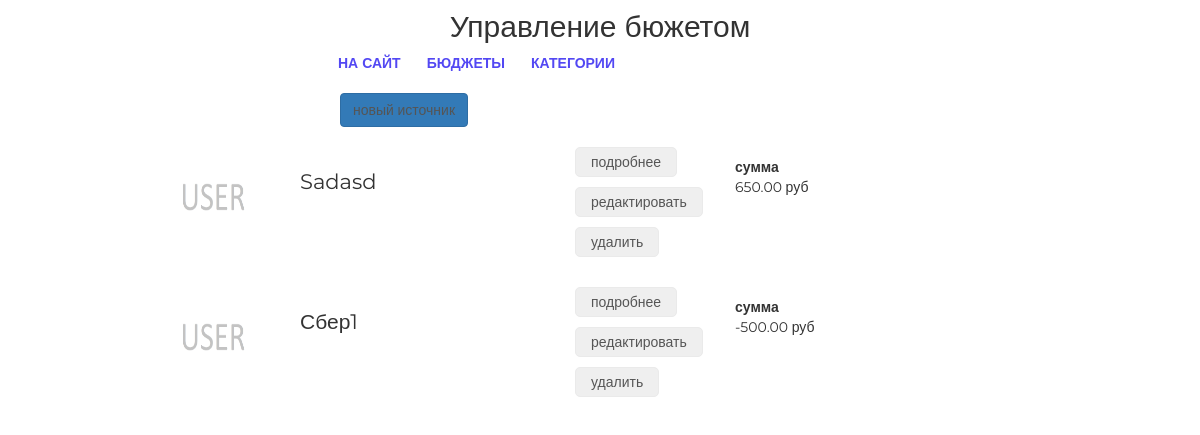
Before: /set/budget/1/source/ (signed in) with the older database file.
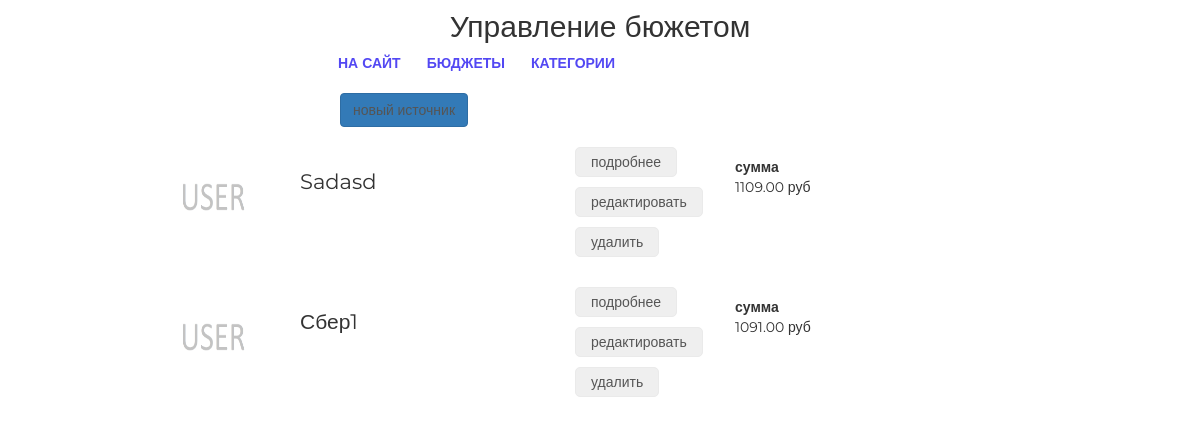
After: the same page with the newer database file.
### mainapp/models.py (models this page shows, shortened)
class Source(models.Model):
    budget = models.ForeignKey(
        Budget, on_delete=models.CASCADE)
    name_source = models.CharField('название', max_length=64)
    description = models.TextField('описание', blank=True)
    amount_source = models.DecimalField(
        'общая сумма', max_digits=15, decimal_places=2, default=0)

### setbudgetapp/views.py (the view)
# urls.py: path('budget/<int:pk>/source/', setbudgetapp.source_list,
@login_required
def source_list(request, pk):
    budget_pk = pk
    budget = get_object_or_404(Budget, pk=budget_pk)
    object_list = budget.source_set.all()
    context = {
        'page_title': 'управление/бюджет/источники',
        'budget_pk': budget_pk,
        'object_list': object_list,
    }
    return render(request, 'mainapp/source_list.html', context)

### setbudgetapp/templates/mainapp/source_list.html (shortened to what this page needs)
{% extends 'setbudgetapp/base.html' %}
{% load static %}
{% block container %}
    <div class="users_list">
        <a class="btn btn-primary new_user"
           href={% url 'set:source_create' budget_pk%}>новый источник</a>
        {% for object in object_list %}
            <div class="product_record">
                <img src="/media/{{ object.image|default:'products_images/default.jpg' }}" alt="{{ object.name }}">
                <div class="product_name">
                    {{ object.name_source|title }}
                </div>
                <div class="product_actions">
                    <button>
                        <a href={% url 'set:source_details' pk=object.pk budget_pk=budget_pk %}>подробнее</a>
                    </button>
                    <button>
                        <a href={% url 'set:source_update' pk=object.pk budget_pk=budget_pk %}>редактировать</a>
                    </button>
                    <button>
                        <a href={% url 'set:source_delete' pk=object.pk %}>удалить</a>
                    </button>
                </div>
                <div class="summary">
                    <b>сумма</b>
                    <p>{{ object.amount_source }} руб</p>
                </div>
            </div>
        {% endfor %}
    </div>
{% endblock %}

Changed rows visible on the page:
changed Source "Sadasd": amount_source "650.00" → "1109.00"
changed Source "Сбер1": amount_source "-500.00" → "1091.00"
